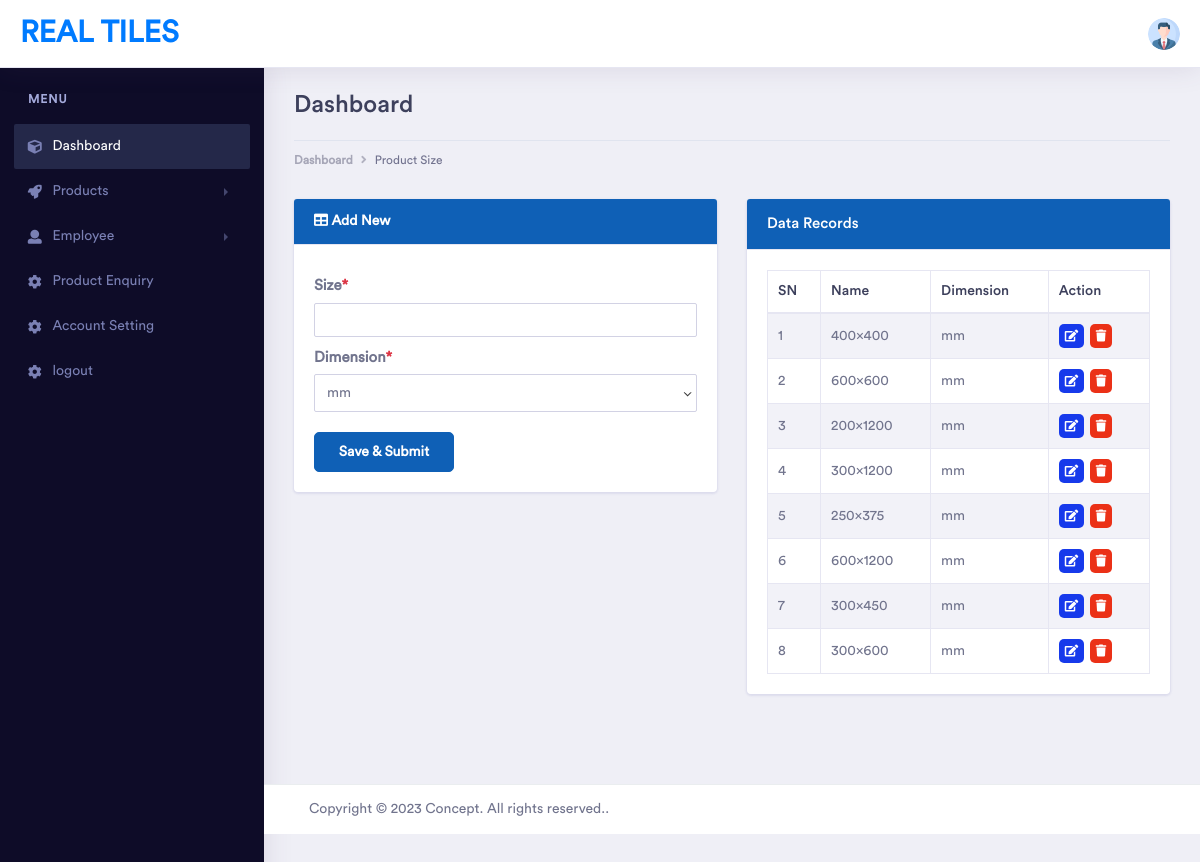
The page /admin/product-size.php (signed in) on the database its author committed.
### tables this page shows
CREATE TABLE `product_size` (
  `id` int(11) NOT NULL,
  `size` varchar(100) NOT NULL,
  `dimension` varchar(50) NOT NULL
);

### admin/product-size.php (the view, shortened to what this page needs)
<?php include 'templates/header.php'; ?>
<div class="dashboard-wrapper">
    <div class="dashboard-ecommerce">
        <div class="container-fluid dashboard-content ">
            <div class="row">
                <div class="col-xl-12 col-lg-12 col-md-12 col-sm-12 col-12">
                    <div class="page-header">
                        <h2 class="pageheader-title">Dashboard </h2>
                        <div class="page-breadcrumb">
                            <nav aria-label="breadcrumb">
                                <ol class="breadcrumb">
                                    <li class="breadcrumb-item"><a href="./" class="breadcrumb-link">Dashboard</a></li>
                                    <li class="breadcrumb-item active" aria-current="page">Product Size</li>
                                </ol>
                            </nav>
                        </div>
                    </div>
                </div>
            </div>
            <div class="ecommerce-widget">
                <div class="row">
                    <div class="col-xl-6 col-lg-6 col-12 col-md-6">
                        <div class="card mb-4">
                            <div class="card-header">
                                <i class="fas fa-table me-1"></i>
                                <b>Add New</b>
                            </div>
                            <div class="card-body">
                                <div class="row">
                                    <div class="col-lg-12 col-md-12 col-12 input-box">
                                        <label>Size<span>*</span></label>
                                        <input type="text" name="product_size" id="product-size" class="form-control">
                                    </div>
                                    <div class="col-lg-12 col-md-12 col-12 input-box">
                                        <label>Dimension<span>*</span></label>
                                        <select name="dimension" id="dimension" class="form-control">
                                            <option value="mm">mm</option>
                                        </select>
                                    </div>
                                    <div class="col-lg-6 col-md-6 col-12 input-box">
                                        <input type="submit" name="add_size" id="add-size" class="form-control" value="Save & Submit">
                                    </div>
                                </div>
                            </div>
                        </div>
                    </div>
                    <div class="col-xl-6 col-lg-6 col-12 col-md-6">
                        <div class="card">
                            <h5 class="card-header">Data Records</h5>
                            <div class="card-body">
                                <div class="table-responsive">
                                    <table class="table table-striped table-bordered first">
                                        <thead>
                                            <tr>
                                                <th>SN</th>
                                                <th>Name</th>
                                                <th>Dimension</th>
                                                <th>Action</th>
                                            </tr>
                                        </thead>
                                        <tbody>
                                            <?php
                                                $query=mysqli_query($con,"SELECT * FROM product_size ORDER BY id DESC");
                                                if (mysqli_num_rows($query)>0) {
                                                    $num=1;
                                                    while ($row=mysqli_fetch_assoc($query)) {
                                            ?>
                                                <tr>
                                                    <td><?php echo $num; ?></td>
                                                    <td><?php echo $row['size']; ?></td>
                                                    <td><?php echo $row['dimension']; ?></td>
                                                    <td class="action">
                                                        <a href="javascript:void(0)"><span class="fa fa-edit view" onclick="editSize(<?php echo $row['id']; ?>)"></span></a>
                                                        <a href="javascript:void(0)"><span class="fa fa-trash delete" onclick="deleteSize(<?php echo $row['id']; ?>)"></span></a>
                                                    </td>
                                                </tr>
                                            <?php
                                                        $num++;
                                                    }
                                                }
                                            ?>
                                        </tbody>
                                    </table>
                                </div>
                            </div>
                        </div>
                    </div>
                </div>
            </div>
<?php  include 'templates/footer.php'; ?>

### admin/templates/header.php (shortened to what this page needs)
<!doctype html>
<html lang="en">
<head>
    <link rel="stylesheet" href="assets/vendor/bootstrap/css/bootstrap.min.css">
    <link href="assets/vendor/fonts/circular-std/style.css" rel="stylesheet">
    <link rel="stylesheet" href="assets/libs/css/style.css">
    <link rel="stylesheet" href="assets/libs/css/styled.css">
    <link rel="stylesheet" href="assets/vendor/fonts/fontawesome/css/fontawesome-all.css">
    <link rel="stylesheet" href="assets/vendor/charts/chartist-bundle/chartist.css">
    <link rel="stylesheet" href="assets/vendor/charts/morris-bundle/morris.css">
    <link rel="stylesheet" href="assets/vendor/fonts/material-design-iconic-font/css/materialdesignicons.min.css">
    <link rel="stylesheet" href="assets/vendor/charts/c3charts/c3.css">
    <link rel="stylesheet" href="assets/vendor/fonts/flag-icon-css/flag-icon.min.css">
</head>
<body>
    <div class="dashboard-main-wrapper">
        <div class="dashboard-header">
            <nav class="navbar navbar-expand-lg bg-white fixed-top">
                <a class="navbar-brand" href="./">Real Tiles</a>
                <div class="collapse navbar-collapse " id="navbarSupportedContent">
                    <ul class="navbar-nav ml-auto navbar-right-top">
                        <li class="nav-item dropdown nav-user">
                            <a class="nav-link nav-user-img" href="#" id="navbarDropdownMenuLink2" data-toggle="dropdown" aria-haspopup="true" aria-expanded="false"><img src="assets/images/profile.png" alt="" class="user-avatar-md rounded-circle"></a>
                        </li>
                    </ul>
                </div>
            </nav>
        </div>
        <div class="nav-left-sidebar sidebar-dark">
            <div class="menu-list">
                <nav class="navbar navbar-expand-lg navbar-light">
                    <div class="collapse navbar-collapse" id="navbarNav">
                        <ul class="navbar-nav flex-column">
                            <li class="nav-divider">
                                Menu
                            </li>
                            <li class="nav-item">
                                <a class="nav-link active" href="./"><i class="fa fa-fw fa-cube"></i>Dashboard</a>
                            </li>
                            <li class="nav-item">
                                <a class="nav-link" href="#" data-toggle="collapse" aria-expanded="false" data-target="#submenu-2" aria-controls="submenu-2"><i class="fa fa-fw fa-rocket"></i>Products</a>
                            </li>
                            <li class="nav-item">
                                <a class="nav-link" href="#" data-toggle="collapse" aria-expanded="false" data-target="#submenu-3" aria-controls="submenu-3"><i class="fa fa-fw fa-user"></i>Employee</a>
                            </li>
                            <li class="nav-item">
                                <a class="nav-link" href="product-enquiry.php"><i class="fa fa-fw fa-cog"></i>Product Enquiry</a>
                            </li>
                            <li class="nav-item">
                                <a class="nav-link" href="account-setting.php"><i class="fa fa-fw fa-cog"></i>Account Setting</a>
                            </li>
                            <li class="nav-item">
                                <a class="nav-link" href="logout.php"><i class="fa fa-fw fa-cog"></i>logout</a>
                            </li>
                        </ul>
                    </div>
                </nav>
            </div>
        </div>

### admin/templates/footer.php (shortened to what this page needs)
</div>
            </div>
            <div class="footer">
                <div class="container-fluid">
                    <div class="row">
                        <div class="col-xl-6 col-lg-6 col-md-6 col-sm-12 col-12">
                             Copyright © 2023 Concept. All rights reserved.</a>.
                        </div>
                        <div class="col-xl-6 col-lg-6 col-md-6 col-sm-12 col-12">
                        </div>
                    </div>
                </div>
            </div>
        </div>
    </div>
</body>
</html>

### admin/assets/libs/css/styled.css (style rules this page uses)
.breadcrumb { background: #0F60B6; margin-top: 20px; padding: 10px; }
.breadcrumb li { color: #fff; }
.breadcrumb li a { color: #fff; font-weight: 700; text-decoration: none; }
.card-header { background: #0F60B6; color: #fff; }
.action a { margin-right: 2px; color: #FFF; cursor: pointer; }
.action a .view, .action a .delete { background: #173AEB; border-radius: 5px; font-size: 12px; padding: 6px; }
.action a .delete { background: #EB3117; }
.input-box { margin-top: 10px; }
.input-box label { font-weight: 600; }
.input-box label span { color: #dc3545; }
.input-box input[type="submit"] { width: 140px; height: 40px; outline: none; margin-top: 10px; border: none; border: 1px solid #0F60B6; background: #0F60B6; border-radius: 5px; color: #fff; font-weight: 600; font-size: 14px; cursor: pointer; }

### rows shown on the page
product_size: size "400x400", dimension "mm"
product_size: size "600x600", dimension "mm"
product_size: size "200x1200", dimension "mm"
product_size: size "300x1200", dimension "mm"
product_size: size "250x375", dimension "mm"
product_size: size "600x1200", dimension "mm"
product_size: size "300x450", dimension "mm"
product_size: size "300x600", dimension "mm"
